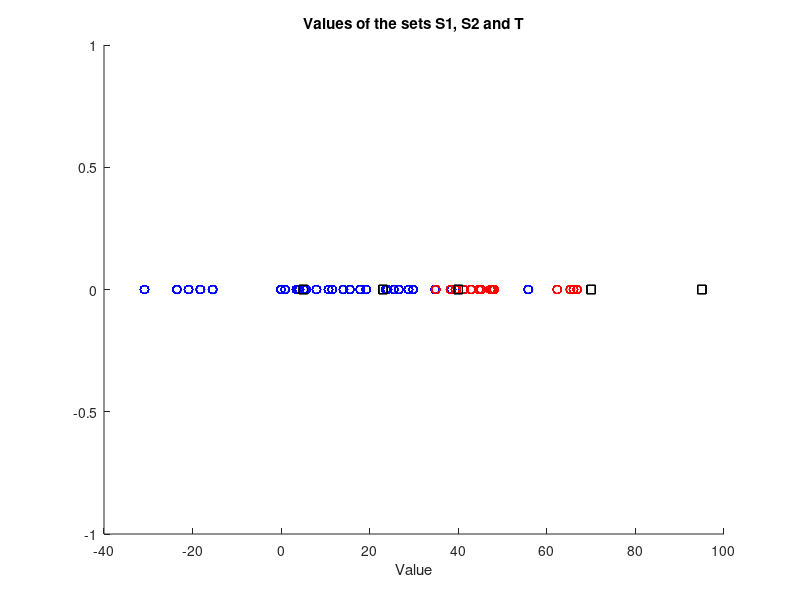
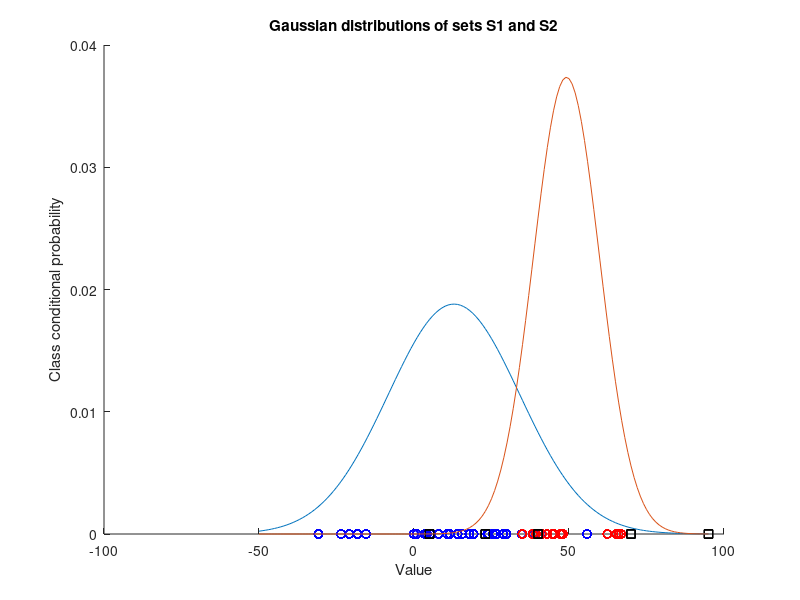
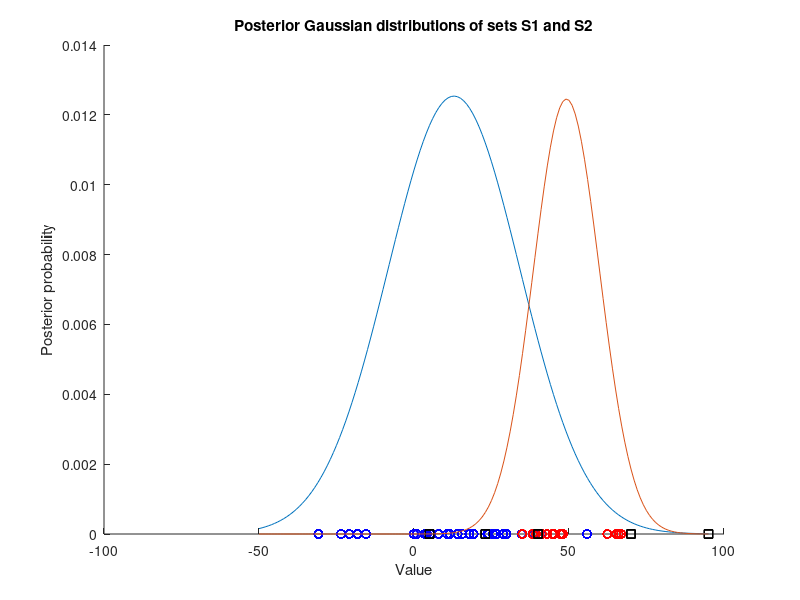

MATLAB code for these plots, in order:
function lab3()
%assignment1(); %add answer to question 2
assignment2();
end

function assignment1()
    load('lab3_1.mat');
    posterior_salmon = [];
    posterior_seabass = [];
    for i = 1:length(p_salmon)
        posterior_salmon(i) = (p_salmon(i) * 1/4)/(p_salmon(i)*1/4 + p_seabass(i)*3/4);
        posterior_seabass(i) = (p_seabass(i) * 3/4)/(p_salmon(i)*1/4 + p_seabass(i)*3/4);
    end
    figure(1); hold on;
    plot(l,posterior_salmon,'r');
    plot(l,posterior_seabass,'b');
    plot([8,8],[0,1],'k');
    plot([20,20],[0,1],'k');
    xlabel('Length in cm of the fish');
    ylabel('Posterior probability');
    legend({'Salmon','Seabass'},'Location','northwest');
    title('Posterior probability of salmons and sea basses based on their length')
    hold off;
end

function assignment2()
    load('normdist.mat');
    figure(1); hold on;
    plot(S1,zeros(length(S1)),'bo');
    plot(S2,zeros(length(S2)),'ro');
    plot(T,zeros(length(T)),'ks');
    title('Values of the sets S1, S2 and T')
    xlabel('Value');
    hold off;
    
    mean_s1 = mean(S1);
    mean_s2 = mean(S2);
    std_s1 = std(S1);
    std_s2 = std(S2);
    
    norm_s1 = normpdf(-50:95,mean_s1,std_s1);
    norm_s2 = normpdf(-50:95,mean_s2,std_s2);
    figure(2); hold on;
        plot(S1,zeros(length(S1)),'bo');
        plot(S2,zeros(length(S2)),'ro');
        plot(T,zeros(length(T)),'ks');
        plot(-50:95,norm_s1);
        plot(-50:95,norm_s2);
        title('Gaussian distributions of sets S1 and S2')
        ylabel('Class conditional probability');
        xlabel('Value');
    hold off;
    
    prior_s1 = length(S1)/(length(S1)+length(S2));
    prior_s2 = length(S2)/(length(S1)+length(S2));
    
    post_prob_s1 = prior_s1 * norm_s1;
    post_prob_s2 = prior_s2 * norm_s2;
    
    figure(3); hold on;
        plot(S1,zeros(length(S1)),'bo');
        plot(S2,zeros(length(S2)),'ro');
        plot(T,zeros(length(T)),'ks');
        plot(-50:95,post_prob_s1);
        plot(-50:95,post_prob_s2);
        title('Posterior Gaussian distributions of sets S1 and S2')
        ylabel('Posterior probability');
        xlabel('Value');
    hold off;
    
end